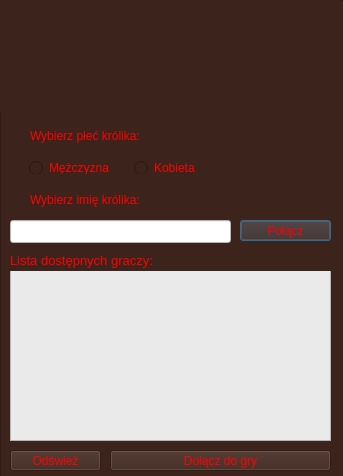
<?xml version="1.0" encoding="UTF-8"?>
<ui version="4.0">
 <class>Menu</class>
 <widget class="QDialog" name="Menu">
  <property name="geometry">
   <rect>
    <x>0</x>
    <y>0</y>
    <width>343</width>
    <height>476</height>
   </rect>
  </property>
  <property name="windowTitle">
   <string/>
  </property>
  <widget class="QWidget" name="verticalLayoutWidget">
   <property name="geometry">
    <rect>
     <x>0</x>
     <y>0</y>
     <width>351</width>
     <height>481</height>
    </rect>
   </property>
   <layout class="QVBoxLayout" name="verticalLayout">
    <item>
     <widget class="QFrame" name="frame">
      <property name="styleSheet">
       <string notr="true">background-color: rgb(60, 36, 28);</string>
      </property>
      <property name="frameShape">
       <enum>QFrame::StyledPanel</enum>
      </property>
      <property name="frameShadow">
       <enum>QFrame::Raised</enum>
      </property>
      <widget class="QLabel" name="logo">
       <property name="geometry">
        <rect>
         <x>0</x>
         <y>0</y>
         <width>341</width>
         <height>111</height>
        </rect>
       </property>
       <property name="text">
        <string/>
       </property>
       <property name="pixmap">
        <pixmap resource="img/images.qrc">:/new/prefix1/logo.gif</pixmap>
       </property>
       <property name="alignment">
        <set>Qt::AlignCenter</set>
       </property>
      </widget>
      <widget class="QLabel" name="label">
       <property name="geometry">
        <rect>
         <x>30</x>
         <y>121</y>
         <width>171</width>
         <height>31</height>
        </rect>
       </property>
       <property name="styleSheet">
        <string notr="true">color: rgb(255, 0, 0);
font: 12pt &quot;Sans Serif&quot;;</string>
       </property>
       <property name="text">
        <string>&lt;html&gt;&lt;head/&gt;&lt;body&gt;&lt;p&gt;Wybierz płeć królika: &lt;/p&gt;&lt;/body&gt;&lt;/html&gt;</string>
       </property>
      </widget>
      <widget class="QLabel" name="zdj_krolika">
       <property name="geometry">
        <rect>
         <x>240</x>
         <y>120</y>
         <width>91</width>
         <height>81</height>
        </rect>
       </property>
       <property name="styleSheet">
        <string notr="true">border-color: rgb(162, 162, 162);
border-image: url(:/new/prefix1/znak-zapytania.jpg);
border-width: 5px;</string>
       </property>
       <property name="text">
        <string/>
       </property>
       <property name="scaledContents">
        <bool>true</bool>
       </property>
      </widget>
      <widget class="QLabel" name="label_2">
       <property name="geometry">
        <rect>
         <x>30</x>
         <y>190</y>
         <width>171</width>
         <height>21</height>
        </rect>
       </property>
       <property name="styleSheet">
        <string notr="true">color: rgb(255, 0, 0);
font: 12pt &quot;Sans Serif&quot;;</string>
       </property>
       <property name="text">
        <string>&lt;html&gt;&lt;head/&gt;&lt;body&gt;&lt;p&gt;Wybierz imię królika: &lt;/p&gt;&lt;/body&gt;&lt;/html&gt;</string>
       </property>
      </widget>
      <widget class="QPushButton" name="polaczButton">
       <property name="geometry">
        <rect>
         <x>240</x>
         <y>220</y>
         <width>91</width>
         <height>21</height>
        </rect>
       </property>
       <property name="styleSheet">
        <string notr="true">color: rgb(255, 0, 0);</string>
       </property>
       <property name="text">
        <string>Połącz</string>
       </property>
      </widget>
      <widget class="QListWidget" name="listaGraczy">
       <property name="enabled">
        <bool>false</bool>
       </property>
       <property name="geometry">
        <rect>
         <x>10</x>
         <y>270</y>
         <width>321</width>
         <height>171</height>
        </rect>
       </property>
       <property name="styleSheet">
        <string notr="true">background-color: rgb(234, 234, 234);</string>
       </property>
      </widget>
      <widget class="QLabel" name="label_3">
       <property name="geometry">
        <rect>
         <x>10</x>
         <y>250</y>
         <width>321</width>
         <height>21</height>
        </rect>
       </property>
       <property name="styleSheet">
        <string notr="true">color: rgb(255, 0, 0);
font: 12pt &quot;Sans Serif&quot;;</string>
       </property>
       <property name="text">
        <string>&lt;html&gt;&lt;head/&gt;&lt;body&gt;&lt;p&gt;&lt;span style=&quot; font-size:10pt;&quot;&gt;Lista dostępnych graczy:&lt;/span&gt;&lt;/p&gt;&lt;/body&gt;&lt;/html&gt;</string>
       </property>
      </widget>
      <widget class="QPushButton" name="odswiezButton">
       <property name="enabled">
        <bool>false</bool>
       </property>
       <property name="geometry">
        <rect>
         <x>10</x>
         <y>450</y>
         <width>91</width>
         <height>21</height>
        </rect>
       </property>
       <property name="styleSheet">
        <string notr="true">color: rgb(255, 0, 0);</string>
       </property>
       <property name="text">
        <string>Odśwież</string>
       </property>
      </widget>
      <widget class="QPushButton" name="dolaczButton">
       <property name="enabled">
        <bool>false</bool>
       </property>
       <property name="geometry">
        <rect>
         <x>110</x>
         <y>450</y>
         <width>221</width>
         <height>21</height>
        </rect>
       </property>
       <property name="styleSheet">
        <string notr="true">color: rgb(255, 0, 0);</string>
       </property>
       <property name="text">
        <string>Dołącz do gry</string>
       </property>
      </widget>
      <widget class="QLineEdit" name="imieText">
       <property name="geometry">
        <rect>
         <x>10</x>
         <y>220</y>
         <width>221</width>
         <height>23</height>
        </rect>
       </property>
       <property name="styleSheet">
        <string notr="true">color: rgb(255, 0, 0);
background-color: rgb(255, 255, 255);</string>
       </property>
      </widget>
      <widget class="QFrame" name="frame">
       <property name="geometry">
        <rect>
         <x>20</x>
         <y>152</y>
         <width>201</width>
         <height>31</height>
        </rect>
       </property>
       <layout class="QHBoxLayout" name="horizontalLayout">
        <property name="spacing">
         <number>20</number>
        </property>
        <property name="rightMargin">
         <number>5</number>
        </property>
        <item>
         <widget class="QRadioButton" name="plecM">
          <property name="palette">
           <palette>
            <active>
             <colorrole role="WindowText">
              <brush brushstyle="SolidPattern">
               <color alpha="255">
                <red>255</red>
                <green>0</green>
                <blue>0</blue>
               </color>
              </brush>
             </colorrole>
             <colorrole role="Button">
              <brush brushstyle="SolidPattern">
               <color alpha="255">
                <red>60</red>
                <green>36</green>
                <blue>28</blue>
               </color>
              </brush>
             </colorrole>
             <colorrole role="Text">
              <brush brushstyle="SolidPattern">
               <color alpha="255">
                <red>255</red>
                <green>0</green>
                <blue>0</blue>
               </color>
              </brush>
             </colorrole>
             <colorrole role="ButtonText">
              <brush brushstyle="SolidPattern">
               <color alpha="255">
                <red>255</red>
                <green>0</green>
                <blue>0</blue>
               </color>
              </brush>
             </colorrole>
             <colorrole role="Base">
              <brush brushstyle="SolidPattern">
               <color alpha="255">
                <red>60</red>
                <green>36</green>
                <blue>28</blue>
               </color>
              </brush>
             </colorrole>
             <colorrole role="Window">
              <brush brushstyle="SolidPattern">
               <color alpha="255">
                <red>60</red>
                <green>36</green>
                <blue>28</blue>
               </color>
              </brush>
             </colorrole>
            </active>
            <inactive>
             <colorrole role="WindowText">
              <brush brushstyle="SolidPattern">
               <color alpha="255">
                <red>255</red>
                <green>0</green>
                <blue>0</blue>
               </color>
              </brush>
             </colorrole>
             <colorrole role="Button">
              <brush brushstyle="SolidPattern">
               <color alpha="255">
                <red>60</red>
                <green>36</green>
                <blue>28</blue>
               </color>
              </brush>
             </colorrole>
             <colorrole role="Text">
              <brush brushstyle="SolidPattern">
               <color alpha="255">
                <red>255</red>
                <green>0</green>
                <blue>0</blue>
               </color>
              </brush>
             </colorrole>
             <colorrole role="ButtonText">
              <brush brushstyle="SolidPattern">
               <color alpha="255">
                <red>255</red>
                <green>0</green>
                <blue>0</blue>
               </color>
              </brush>
             </colorrole>
             <colorrole role="Base">
              <brush brushstyle="SolidPattern">
               <color alpha="255">
                <red>60</red>
                <green>36</green>
                <blue>28</blue>
               </color>
              </brush>
             </colorrole>
             <colorrole role="Window">
              <brush brushstyle="SolidPattern">
               <color alpha="255">
                <red>60</red>
                <green>36</green>
                <blue>28</blue>
               </color>
              </brush>
             </colorrole>
            </inactive>
            <disabled>
             <colorrole role="WindowText">
              <brush brushstyle="SolidPattern">
               <color alpha="255">
                <red>255</red>
                <green>0</green>
                <blue>0</blue>
               </color>
              </brush>
             </colorrole>
             <colorrole role="Button">
              <brush brushstyle="SolidPattern">
               <color alpha="255">
                <red>60</red>
                <green>36</green>
                <blue>28</blue>
               </color>
              </brush>
             </colorrole>
             <colorrole role="Text">
              <brush brushstyle="SolidPattern">
               <color alpha="255">
                <red>255</red>
                <green>0</green>
                <blue>0</blue>
               </color>
              </brush>
             </colorrole>
             <colorrole role="ButtonText">
              <brush brushstyle="SolidPattern">
               <color alpha="255">
                <red>255</red>
                <green>0</green>
                <blue>0</blue>
               </color>
              </brush>
             </colorrole>
             <colorrole role="Base">
              <brush brushstyle="SolidPattern">
               <color alpha="255">
                <red>60</red>
                <green>36</green>
                <blue>28</blue>
               </color>
              </brush>
             </colorrole>
             <colorrole role="Window">
              <brush brushstyle="SolidPattern">
               <color alpha="255">
                <red>60</red>
                <green>36</green>
                <blue>28</blue>
               </color>
              </brush>
             </colorrole>
            </disabled>
           </palette>
          </property>
          <property name="styleSheet">
           <string notr="true">color: rgb(255, 0, 0);</string>
          </property>
          <property name="text">
           <string>Mężczyzna</string>
          </property>
         </widget>
        </item>
        <item>
         <widget class="QRadioButton" name="plecK">
          <property name="palette">
           <palette>
            <active>
             <colorrole role="WindowText">
              <brush brushstyle="SolidPattern">
               <color alpha="255">
                <red>255</red>
                <green>0</green>
                <blue>0</blue>
               </color>
              </brush>
             </colorrole>
             <colorrole role="Button">
              <brush brushstyle="SolidPattern">
               <color alpha="255">
                <red>60</red>
                <green>36</green>
                <blue>28</blue>
               </color>
              </brush>
             </colorrole>
             <colorrole role="Text">
              <brush brushstyle="SolidPattern">
               <color alpha="255">
                <red>255</red>
                <green>0</green>
                <blue>0</blue>
               </color>
              </brush>
             </colorrole>
             <colorrole role="ButtonText">
              <brush brushstyle="SolidPattern">
               <color alpha="255">
                <red>255</red>
                <green>0</green>
                <blue>0</blue>
               </color>
              </brush>
             </colorrole>
             <colorrole role="Base">
              <brush brushstyle="SolidPattern">
               <color alpha="255">
                <red>60</red>
                <green>36</green>
                <blue>28</blue>
               </color>
              </brush>
             </colorrole>
             <colorrole role="Window">
              <brush brushstyle="SolidPattern">
               <color alpha="255">
                <red>60</red>
                <green>36</green>
                <blue>28</blue>
               </color>
              </brush>
             </colorrole>
            </active>
            <inactive>
             <colorrole role="WindowText">
              <brush brushstyle="SolidPattern">
               <color alpha="255">
                <red>255</red>
                <green>0</green>
                <blue>0</blue>
               </color>
              </brush>
             </colorrole>
             <colorrole role="Button">
              <brush brushstyle="SolidPattern">
               <color alpha="255">
                <red>60</red>
                <green>36</green>
                <blue>28</blue>
               </color>
              </brush>
             </colorrole>
             <colorrole role="Text">
              <brush brushstyle="SolidPattern">
               <color alpha="255">
                <red>255</red>
                <green>0</green>
                <blue>0</blue>
               </color>
              </brush>
             </colorrole>
             <colorrole role="ButtonText">
              <brush brushstyle="SolidPattern">
               <color alpha="255">
                <red>255</red>
                <green>0</green>
                <blue>0</blue>
               </color>
              </brush>
             </colorrole>
             <colorrole role="Base">
              <brush brushstyle="SolidPattern">
               <color alpha="255">
                <red>60</red>
                <green>36</green>
                <blue>28</blue>
               </color>
              </brush>
             </colorrole>
             <colorrole role="Window">
              <brush brushstyle="SolidPattern">
               <color alpha="255">
                <red>60</red>
                <green>36</green>
                <blue>28</blue>
               </color>
              </brush>
             </colorrole>
            </inactive>
            <disabled>
             <colorrole role="WindowText">
              <brush brushstyle="SolidPattern">
               <color alpha="255">
                <red>255</red>
                <green>0</green>
                <blue>0</blue>
               </color>
              </brush>
             </colorrole>
             <colorrole role="Button">
              <brush brushstyle="SolidPattern">
               <color alpha="255">
                <red>60</red>
                <green>36</green>
                <blue>28</blue>
               </color>
              </brush>
             </colorrole>
             <colorrole role="Text">
              <brush brushstyle="SolidPattern">
               <color alpha="255">
                <red>255</red>
                <green>0</green>
                <blue>0</blue>
               </color>
              </brush>
             </colorrole>
             <colorrole role="ButtonText">
              <brush brushstyle="SolidPattern">
               <color alpha="255">
                <red>255</red>
                <green>0</green>
                <blue>0</blue>
               </color>
              </brush>
             </colorrole>
             <colorrole role="Base">
              <brush brushstyle="SolidPattern">
               <color alpha="255">
                <red>60</red>
                <green>36</green>
                <blue>28</blue>
               </color>
              </brush>
             </colorrole>
             <colorrole role="Window">
              <brush brushstyle="SolidPattern">
               <color alpha="255">
                <red>60</red>
                <green>36</green>
                <blue>28</blue>
               </color>
              </brush>
             </colorrole>
            </disabled>
           </palette>
          </property>
          <property name="focusPolicy">
           <enum>Qt::StrongFocus</enum>
          </property>
          <property name="contextMenuPolicy">
           <enum>Qt::DefaultContextMenu</enum>
          </property>
          <property name="styleSheet">
           <string notr="true">color: rgb(255, 0, 0);</string>
          </property>
          <property name="text">
           <string>Kobieta</string>
          </property>
         </widget>
        </item>
       </layout>
      </widget>
     </widget>
    </item>
   </layout>
  </widget>
 </widget>
 <resources>
  <include location="img/images.qrc"/>
 </resources>
 <connections/>
</ui>
